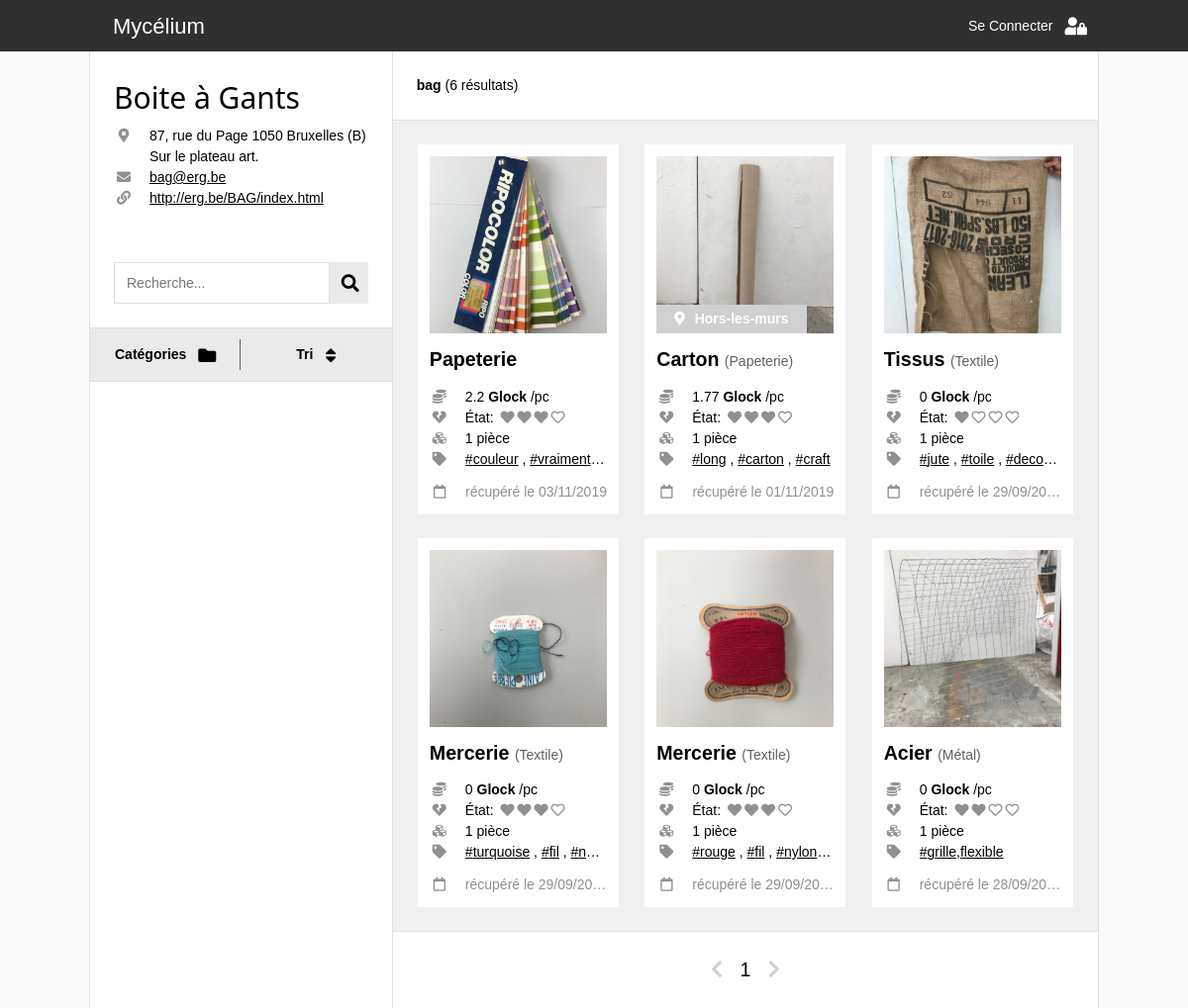
The page /catalogue.php?r=bag on the database as committed earlier.
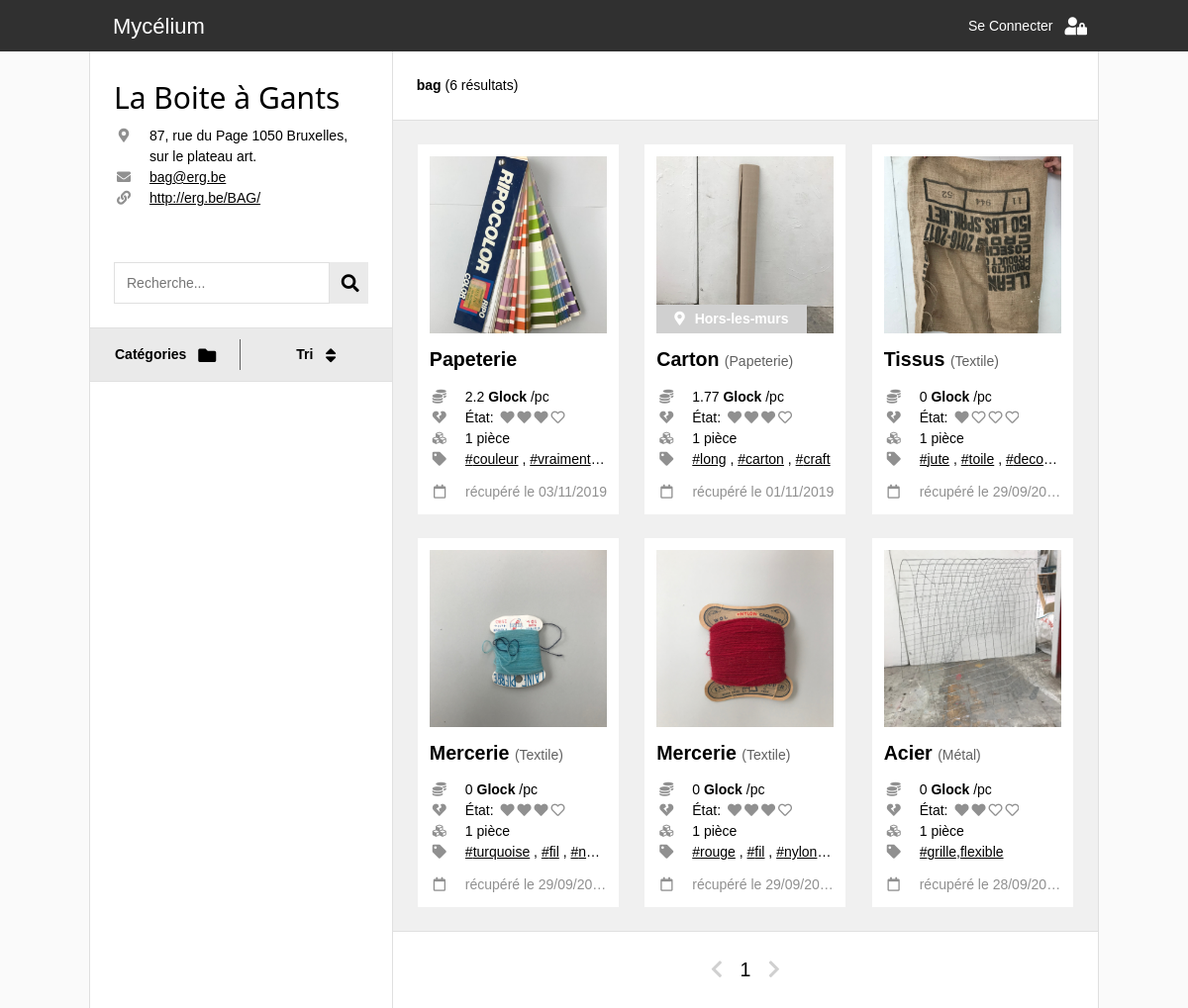
The same page on the database as committed later.
### tables this page shows
CREATE TABLE IF NOT EXISTS `_global_recuperatheques` (
  `ID` int(11) NOT NULL AUTO_INCREMENT,
  `nom` varchar(255) NOT NULL,
  `adresse` varchar(255) NOT NULL,
  `monnaie` varchar(8) NOT NULL,
  `telephone` varchar(16) NOT NULL,
  `mdp` varchar(255) NOT NULL,
  `site` varchar(255) NOT NULL,
  `pseudo` varchar(16) NOT NULL,
  `mail` varchar(255) NOT NULL,
  `date_creation` date DEFAULT NULL,
  PRIMARY KEY (`ID`)
);

CREATE TABLE IF NOT EXISTS `bag_catalogue` (
  `ID` int(11) NOT NULL AUTO_INCREMENT,
  `ID_categorie` int(11) NOT NULL,
  `ID_souscategorie` int(11) NOT NULL,
  `pieces` int(11) NOT NULL,
  `dimensions` varchar(255) NOT NULL,
  `etat` int(11) NOT NULL,
  `tags` text NOT NULL,
  `remarques` text NOT NULL,
  `date_ajout` datetime NOT NULL DEFAULT CURRENT_TIMESTAMP,
  `poids` float NOT NULL,
  `prix` float NOT NULL,
  `localisation` varchar(255) NOT NULL,
  PRIMARY KEY (`ID`)
);

CREATE TABLE IF NOT EXISTS `_global_categories` (
  `ID` int(11) NOT NULL AUTO_INCREMENT,
  `nom` varchar(255) NOT NULL,
  `score` int(11) NOT NULL,
  PRIMARY KEY (`ID`)
);

CREATE TABLE IF NOT EXISTS `_global_souscategories` (
  `ID` int(11) NOT NULL AUTO_INCREMENT,
  `nom` varchar(255) NOT NULL,
  `ID_categorie` int(11) NOT NULL,
  `unite` varchar(255) NOT NULL,
  `prix` float NOT NULL,
  PRIMARY KEY (`ID`)
);

### connection_db.php (called while the page is built, shortened)
<?php
  function link_construct($params, $web_page = 1){
    if ($web_page==1){
      $web_page = basename($_SERVER['PHP_SELF']);
    }
    $getURL = $web_page . '?' . http_build_query(array_merge($_GET, $params));
    return $getURL;
  }
?>

### item.php (the view, shortened to what the rows shown need)
<?php
  $prix = $item['prix'];
  $piece = "1 pièce";
  $tags = explode(", ",$item['tags']);
?>
<div class='item'>
  <?php
    if(basename($_SERVER['PHP_SELF'])=="catalogue.php"){
       ?>
      <a class="hidden-link" href="item_page.php?r=<?php echo $recuperatheque?>&id=<?php echo $item['ID_item']?>">
        <span></span>
      </a>
    <?php
    }
  ?>
  <div class="photo-container">
      <?php
        $image_url = 'photos/' . $recuperatheque . '/' . $item['ID_item'] . '.jpg';
      ?>
      <img class="item-photo" src=<?php echo $image_url; ?> />
      <?php
        if ($item['localisation']){ ?>
            <div class="hors-les-murs"> <i class="fas fa-map-marker-alt"></i> Hors-les-murs </div>
        <?php
        }
      ?>
  </div>
  <div class="text-container">
    <div class='categorie-container'>
      <?php
      if ($item['sous_categorie']!='Autre'){
        ?>
        <span class="souscat"> <?php echo $item['sous_categorie']; ?> </span>
        <span class="cat"> (<?php echo $item['categorie']; ?>) </span>
      <?php
      }
      else{
        ?>
        <span class="souscat"> <?php echo $item['categorie']; ?> </span>
      <?php
      }
      ?>
    </div>
    <div class="info-container separateur">
      <div class="info-line">
        <i class='fas fa-coins info-icon'></i>
        <div class="info-text"><?php echo $prix; ?> <b><?php echo $recup_info['monnaie'];; ?></b> /pc </div>
      </div>
      <div class="info-line">
        <i class='fas fa-heart-broken info-icon'></i>
        <div class="info-text"> État:
          <span class='etat-icon-container'>
          <?php
          for($n = 0; $n < 4; $n++){
            if($item['etat'] > $n){
              echo '<i class="fas fa-heart"></i>' ;
            } else{
              echo '<i class="far fa-heart"></i>' ;
            }
          }
          ?>
          </span>
        </div>
      </div>
      <div class="info-line">
        <i class='fas fa-cubes info-icon'></i>
        <div class="info-text"><?php echo $piece; ?></div>
      </div>
    </div>
    <div class='tags-container separateur'>
      <div class="info-line">
        <i class='fas fa-tag info-icon'></i>
        <div class="info-text">
          <?php
            for($n = 0; $n < count($tags); $n++){?>
              <a class="tag" href= <?php echo link_construct(array('q'=>$tags[$n],'id'=>null, 'page'=>1), 'catalogue.php') ?> >#<?php echo $tags[$n];?></a>
              <?php
              if($n!=count($tags)-1){ echo ', '; }
            }
          ?>
        </div>
      </div>
    </div>
    <div class="date-container">
      <div class="info-line">
        <i class='far fa-calendar info-icon'></i>
        <div class="info-text">récupéré le <?php echo $item['date_ajout_fr']; ?></div>
      </div>
    </div>
  </div>
</div>

### catalogue.php (shortened to what the rows shown need)
<!DOCTYPE html>
<html lang="en">
<head>
  <link rel="stylesheet" href="css/w3.css">
  <link rel="stylesheet" href="https://use.fontawesome.com/releases/v5.7.0/css/all.css">
  <link rel="stylesheet" href="https://indestructibletype.com/fonts/Jost.css" type="text/css" charset="utf-8" />
  <link rel="stylesheet" href="css/main.css">
  <link rel="stylesheet" href="css/header.css">
  <link rel="stylesheet" href="css/menu.css">
  <link rel="stylesheet" href="css/item.css">
</head>
<body>
  <?php
    include('connection_db.php')
  ?>
  <?php
    $req = $bdd->prepare(' SELECT pseudo FROM _global_recuperatheques ');
    $req->execute();
    $recuperatheques = array();
    while($item = $req->fetch()){
      array_push($recuperatheques,$item['pseudo']);
    }
    if (isset($_GET['r']) && in_array($_GET['r'], $recuperatheques)){
      $recuperatheque = htmlspecialchars($_GET['r']);
      $recuperatheque_catalogue = htmlspecialchars($_GET['r']) . '_catalogue';
    } else{
      $recuperatheque = null;
    }
  ?>
  <?php
    if (isset($_GET['q'])){
      $query = htmlspecialchars($_GET['q']);
    } else{
      $query = null;
    }
    $tri_option = array('date_ajout' => 'Date de récupération',
                        'prix' => 'Prix par pièce',
                        'etat' => 'État d\'usure',
                        'pieces' => 'Pièces disponibles');
    if (isset($_GET['order']) && array_key_exists($_GET['order'], $tri_option)){
      $tri = htmlspecialchars($_GET['order']);
    } else{
      $tri = 'date_ajout';
    }
    if(isset($_GET['catsearch']) and $_GET['catsearch']!=0
    and array_key_exists($_GET['catsearch'], $system)){
      $catsearch = htmlspecialchars($_GET['catsearch']);
    } else{
      $catsearch = null;
    }
    if(isset($_GET['sscatsearch']) and $_GET['sscatsearch']!=0
      and array_key_exists($_GET['sscatsearch'], $system[$catsearch]['sscats'])){
      $sscatsearch = htmlspecialchars($_GET['sscatsearch']);
    } else{
      $sscatsearch = null;
    }
    if (isset($_GET['page']) && is_numeric($_GET['page'])) {
      $page = (int) htmlspecialchars($_GET['page']);
    } else{
      $page = 1;
    }
  ?>
  <div class="quasi-fullwidth space-header two-side-flex">
      <?php
      if($recuperatheque){?>
        <div class="flex-third">
          <?php
            $req = $bdd->prepare(' SELECT * FROM _global_recuperatheques WHERE pseudo = :recuperatheque ');
            $req->bindValue(':recuperatheque', $recuperatheque , PDO::PARAM_STR);
            $req->execute();
            $recup_info = $req->fetch();
            include("recuperatheque_info.php");
          ?>
          <form class="container search-bar" action="catalogue.php" method="GET">
            <input type="text" class="search-bar-input" name="q" placeholder="Recherche..." value="<?php echo $query?>">
            <button class="w3-large fa fa-search search-bar-button" type="submit"></button>
          </form>
          <div class="menu-container" id="menu-container">
            <div class="menu-bar">
              <button id="cat-button" class="button-flex menu-button separation" onclick="openMenu(event,'categories')">
                <div class="button-title">Catégories</div>
                <i class='button-icon w3-large fas fa-folder'></i>
              </button>
              <button id="tri-button" class="button-flex menu-button" onclick="openMenu(event,'tri')">
                <div class="button-title">Tri</div>
                <i class='button-icon w3-large fas fa-sort'></i>
              </button>
            </div>
          </div>
        </div>
        <div class="flex-half">
          <?php
            $limit= 12;
            $starting_limit = ($page-1)*$limit;
            $req = $bdd->prepare('  SELECT COUNT(*) AS total
            FROM ' . $recuperatheque_catalogue . ' c
            INNER JOIN _global_categories cat ON c.ID_categorie=cat.ID
            INNER JOIN _global_souscategories sscat ON c.ID_souscategorie=sscat.ID
            WHERE (cat.nom LIKE :search OR sscat.nom LIKE :search OR dimensions LIKE :search OR tags LIKE :search OR remarques LIKE :search)
            AND (c.ID_souscategorie = :sscatsearch OR :sscatsearch is null)
            AND (c.ID_categorie = :catsearch OR :catsearch is null)
            ');
            $req->bindValue(':search', '%' . $query . '%', PDO::PARAM_STR);
            $req->bindValue(':sscatsearch', $sscatsearch, PDO::PARAM_INT);
            $req->bindValue(':catsearch', $catsearch, PDO::PARAM_INT);
            $req->execute();
            $total_count = $req->fetch()['total'];
            $req = $bdd->prepare('  SELECT
            c.ID AS ID_item, c.ID_categorie, c.ID_souscategorie, c.pieces AS pieces, c.dimensions AS dimensions, c.etat AS etat, c.tags AS tags,
            c.prix AS prix, c.poids AS poids, c.remarques AS remarques, c.localisation AS localisation,
            c.date_ajout AS date_ajout, DATE_FORMAT(c.date_ajout, \'%d/%m/%Y\') AS date_ajout_fr,
            cat.ID, cat.nom AS categorie,
            sscat.ID AS sscatID, sscat.ID_categorie, sscat.unite AS unitesscat, sscat.prix AS prixsscat, sscat.nom AS sous_categorie
            FROM ' . $recuperatheque_catalogue . ' c
            INNER JOIN _global_categories cat ON c.ID_categorie=cat.ID
            INNER JOIN _global_souscategories sscat ON c.ID_souscategorie=sscat.ID
            WHERE (cat.nom LIKE :search OR sscat.nom LIKE :search OR dimensions LIKE :search OR tags LIKE :search OR remarques LIKE :search)
            AND (c.ID_souscategorie = :sscatsearch OR :sscatsearch is null)
            AND (c.ID_categorie = :catsearch OR :catsearch is null)
            ORDER BY ' . $tri . ' DESC
            LIMIT ' . $starting_limit . ', ' . $limit
            );
            $req->bindValue(':search', '%' . $query . '%', PDO::PARAM_STR);
            $req->bindValue(':sscatsearch', $sscatsearch, PDO::PARAM_INT);
            $req->bindValue(':catsearch', $catsearch, PDO::PARAM_INT);
            $req->execute();
          ?>
          <div class="container border-bottom sticky">
            <div class="search-resume">
              <?php
              echo '<b>' . $recup_info['pseudo'] . ' </b>';
                    ?>
                    <?php
                echo ' (' . $total_count . ' résultats)';
              ?>
            </div>
          </div>
          <div class="items-container">
            <?php
              if ($req->rowCount() > 0) {
                while($item = $req->fetch()){
                  ?>
                  <div class="item-wrapper">
                      <?php include('item.php');?>
                  </div>
                  <?php
                }
              }
              else {
                echo '<h3 class="erreur"> Aucun résultat ne correspond à la recherche </h3>';
              }
            ?>
          </div>
          <div class="container page-nav">
            <a href= <?php echo link_construct(array('page'=>$page-1)) ?>
               class="<?php if($page-1 <= 0){ echo 'disabled'; } ?>">
               <i class='fas fa-chevron-left'></i>
            </a>
            <?php echo $page; ?>
            <a href= <?php echo link_construct(array('page'=>$page+1)) ?>
               class="<?php if(($page)*$limit >= $total_count){ echo 'disabled'; } ?>">
               <i class='fas fa-chevron-right'></i>
            </a>
          </div>
        </div>
        <?php
      }
      else {
        echo '<h3 class="erreur"> Pas de récupérathèque valide </h3>';
      }
      ?>
    </div>
</body>
</html>

### recuperatheque_info.php (shortened to what the rows shown need)
<div class="container recuperatheque
      <?php if(in_array(basename($_SERVER['PHP_SELF']),array("catalogue.php","item_page.php"))){
        echo "depliable" ;}
      ?>">
    <h2> <?php echo $recup_info['nom'] ;?> </h2>
    <div class="info">
      <?php if ($recup_info['adresse']){ ?>
        <div class="info-line">
          <i class="fas fa-map-marker-alt info-icon"></i>
          <div class="info-text"> <?php echo $recup_info['adresse'];?> </div>
        </div>
        <?php
        }
      ?>
      <?php if ($recup_info['mail']){ ?>
        <div class="info-line">
          <i class="fas fa-envelope info-icon"></i>
          <a class="info-text tag" href="mailto:<?php echo $recup_info['mail'];?>"> <?php echo $recup_info['mail'];?></a>
        </div>
        <?php
        }
      ?>
      <?php if ($recup_info['site']){ ?>
        <div class="info-line">
          <i class="fas fa-link info-icon"></i>
          <a class="info-text tag" href="<?php echo $recup_info['site'];?>" target="_blank"> <?php echo $recup_info['site'];?></a>
        </div>
      <?php
      }
      ?>
    </div>
</div>

Rows that differ between the two databases and show on the page:
changed _global_recuperatheques "bag@erg.be": nom "Boite à Gants" → "La Boite à Gants"; adresse "87, rue du Page 1050 Bruxelles (B) Sur le plateau art." → "87, rue du Page 1050 Bruxelles, sur le plateau art."; site "http://erg.be/BAG/index.html" → "http://erg.be/BAG/"
